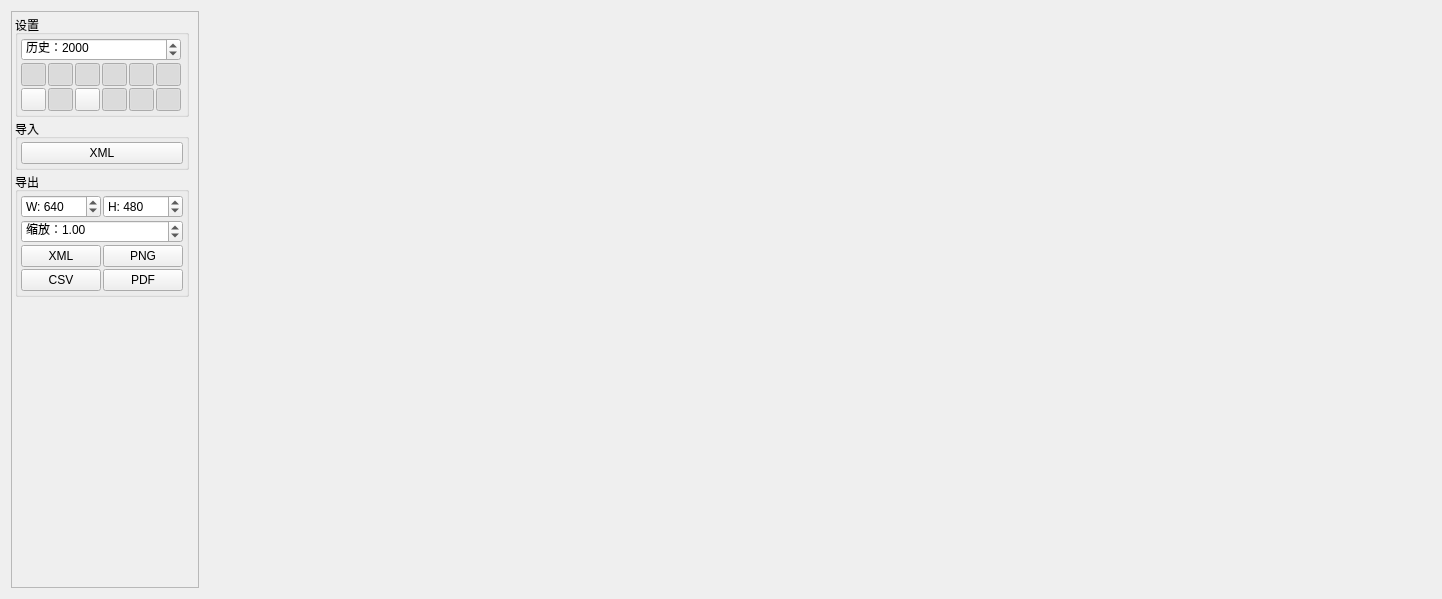
<?xml version="1.0" encoding="UTF-8"?>
<ui version="4.0">
 <class>ExperimentPlot</class>
 <widget class="QWidget" name="ExperimentPlot">
  <property name="geometry">
   <rect>
    <x>0</x>
    <y>0</y>
    <width>1442</width>
    <height>599</height>
   </rect>
  </property>
  <property name="windowTitle">
   <string>Form</string>
  </property>
  <layout class="QHBoxLayout" name="horizontalLayout">
   <item>
    <widget class="QScrollArea" name="scrollArea">
     <property name="horizontalScrollBarPolicy">
      <enum>Qt::ScrollBarAlwaysOff</enum>
     </property>
     <property name="widgetResizable">
      <bool>true</bool>
     </property>
     <widget class="QWidget" name="scrollAreaWidgetContents">
      <property name="geometry">
       <rect>
        <x>0</x>
        <y>0</y>
        <width>188</width>
        <height>579</height>
       </rect>
      </property>
      <layout class="QVBoxLayout" name="verticalLayout_2">
       <property name="spacing">
        <number>2</number>
       </property>
       <property name="leftMargin">
        <number>3</number>
       </property>
       <property name="topMargin">
        <number>3</number>
       </property>
       <property name="rightMargin">
        <number>9</number>
       </property>
       <property name="bottomMargin">
        <number>3</number>
       </property>
       <item>
        <widget class="QGroupBox" name="groupBox_3">
         <property name="title">
          <string>设置</string>
         </property>
         <layout class="QGridLayout" name="gridLayout_2">
          <property name="leftMargin">
           <number>3</number>
          </property>
          <property name="topMargin">
           <number>3</number>
          </property>
          <property name="rightMargin">
           <number>3</number>
          </property>
          <property name="bottomMargin">
           <number>3</number>
          </property>
          <property name="spacing">
           <number>2</number>
          </property>
          <item row="2" column="4">
           <widget class="QToolButton" name="experimentHZoomButton">
            <property name="maximumSize">
             <size>
              <width>25</width>
              <height>25</height>
             </size>
            </property>
            <property name="toolTip">
             <string>启用水平缩放</string>
            </property>
            <property name="text">
             <string/>
            </property>
            <property name="checkable">
             <bool>true</bool>
            </property>
            <property name="checked">
             <bool>true</bool>
            </property>
           </widget>
          </item>
          <item row="2" column="5">
           <widget class="QToolButton" name="experimentVZoomButton">
            <property name="maximumSize">
             <size>
              <width>25</width>
              <height>25</height>
             </size>
            </property>
            <property name="toolTip">
             <string>启用垂直缩放</string>
            </property>
            <property name="text">
             <string/>
            </property>
            <property name="checkable">
             <bool>true</bool>
            </property>
            <property name="checked">
             <bool>true</bool>
            </property>
           </widget>
          </item>
          <item row="2" column="3">
           <widget class="QToolButton" name="experimentAutoScaleButton">
            <property name="maximumSize">
             <size>
              <width>25</width>
              <height>25</height>
             </size>
            </property>
            <property name="toolTip">
             <string>收到采样时自动缩放图表</string>
            </property>
            <property name="text">
             <string/>
            </property>
            <property name="checkable">
             <bool>true</bool>
            </property>
            <property name="checked">
             <bool>true</bool>
            </property>
           </widget>
          </item>
          <item row="0" column="0" colspan="6">
           <widget class="QSpinBox" name="experimentHistoryBox">
            <property name="toolTip">
             <string>图表超过此大小时丢弃旧采样</string>
            </property>
            <property name="prefix">
             <string>历史：</string>
            </property>
            <property name="minimum">
             <number>2</number>
            </property>
            <property name="maximum">
             <number>10000</number>
            </property>
            <property name="singleStep">
             <number>50</number>
            </property>
            <property name="value">
             <number>2000</number>
            </property>
           </widget>
          </item>
          <item row="1" column="1">
           <widget class="QToolButton" name="experimentGraph2Button">
            <property name="sizePolicy">
             <sizepolicy hsizetype="Minimum" vsizetype="Fixed">
              <horstretch>0</horstretch>
              <verstretch>0</verstretch>
             </sizepolicy>
            </property>
            <property name="maximumSize">
             <size>
              <width>25</width>
              <height>25</height>
             </size>
            </property>
            <property name="toolTip">
             <string>显示此图表</string>
            </property>
            <property name="text">
             <string/>
            </property>
            <property name="checkable">
             <bool>true</bool>
            </property>
            <property name="checked">
             <bool>true</bool>
            </property>
           </widget>
          </item>
          <item row="2" column="2">
           <widget class="QToolButton" name="experimentScatterButton">
            <property name="maximumSize">
             <size>
              <width>25</width>
              <height>25</height>
             </size>
            </property>
            <property name="toolTip">
             <string>使用散点图</string>
            </property>
            <property name="text">
             <string/>
            </property>
            <property name="checkable">
             <bool>true</bool>
            </property>
           </widget>
          </item>
          <item row="1" column="0">
           <widget class="QToolButton" name="experimentGraph1Button">
            <property name="sizePolicy">
             <sizepolicy hsizetype="Minimum" vsizetype="Fixed">
              <horstretch>0</horstretch>
              <verstretch>0</verstretch>
             </sizepolicy>
            </property>
            <property name="maximumSize">
             <size>
              <width>25</width>
              <height>25</height>
             </size>
            </property>
            <property name="toolTip">
             <string>显示此图表</string>
            </property>
            <property name="text">
             <string/>
            </property>
            <property name="checkable">
             <bool>true</bool>
            </property>
            <property name="checked">
             <bool>true</bool>
            </property>
           </widget>
          </item>
          <item row="1" column="2">
           <widget class="QToolButton" name="experimentGraph3Button">
            <property name="sizePolicy">
             <sizepolicy hsizetype="Minimum" vsizetype="Fixed">
              <horstretch>0</horstretch>
              <verstretch>0</verstretch>
             </sizepolicy>
            </property>
            <property name="maximumSize">
             <size>
              <width>25</width>
              <height>25</height>
             </size>
            </property>
            <property name="toolTip">
             <string>显示此图表</string>
            </property>
            <property name="text">
             <string/>
            </property>
            <property name="checkable">
             <bool>true</bool>
            </property>
            <property name="checked">
             <bool>true</bool>
            </property>
           </widget>
          </item>
          <item row="1" column="3">
           <widget class="QToolButton" name="experimentGraph4Button">
            <property name="sizePolicy">
             <sizepolicy hsizetype="Minimum" vsizetype="Fixed">
              <horstretch>0</horstretch>
              <verstretch>0</verstretch>
             </sizepolicy>
            </property>
            <property name="maximumSize">
             <size>
              <width>25</width>
              <height>25</height>
             </size>
            </property>
            <property name="toolTip">
             <string>显示此图表</string>
            </property>
            <property name="text">
             <string/>
            </property>
            <property name="checkable">
             <bool>true</bool>
            </property>
            <property name="checked">
             <bool>true</bool>
            </property>
           </widget>
          </item>
          <item row="1" column="4">
           <widget class="QToolButton" name="experimentGraph5Button">
            <property name="maximumSize">
             <size>
              <width>25</width>
              <height>25</height>
             </size>
            </property>
            <property name="text">
             <string/>
            </property>
            <property name="checkable">
             <bool>true</bool>
            </property>
            <property name="checked">
             <bool>true</bool>
            </property>
           </widget>
          </item>
          <item row="1" column="5">
           <widget class="QToolButton" name="experimentGraph6Button">
            <property name="maximumSize">
             <size>
              <width>25</width>
              <height>25</height>
             </size>
            </property>
            <property name="text">
             <string/>
            </property>
            <property name="checkable">
             <bool>true</bool>
            </property>
            <property name="checked">
             <bool>true</bool>
            </property>
           </widget>
          </item>
          <item row="2" column="0">
           <widget class="QToolButton" name="experimentClearDataButton">
            <property name="maximumSize">
             <size>
              <width>25</width>
              <height>25</height>
             </size>
            </property>
            <property name="toolTip">
             <string>清除图表数据</string>
            </property>
            <property name="text">
             <string/>
            </property>
           </widget>
          </item>
          <item row="2" column="1">
           <widget class="QToolButton" name="experimentShowLineButton">
            <property name="maximumSize">
             <size>
              <width>25</width>
              <height>25</height>
             </size>
            </property>
            <property name="toolTip">
             <string>LinePlot</string>
            </property>
            <property name="text">
             <string/>
            </property>
            <property name="checkable">
             <bool>true</bool>
            </property>
            <property name="checked">
             <bool>true</bool>
            </property>
           </widget>
          </item>
         </layout>
        </widget>
       </item>
       <item>
        <widget class="QGroupBox" name="groupBox">
         <property name="title">
          <string>导入</string>
         </property>
         <layout class="QVBoxLayout" name="verticalLayout">
          <property name="spacing">
           <number>2</number>
          </property>
          <property name="leftMargin">
           <number>3</number>
          </property>
          <property name="topMargin">
           <number>3</number>
          </property>
          <property name="rightMargin">
           <number>3</number>
          </property>
          <property name="bottomMargin">
           <number>3</number>
          </property>
          <item>
           <widget class="QPushButton" name="experimentLoadXmlButton">
            <property name="text">
             <string>XML</string>
            </property>
           </widget>
          </item>
         </layout>
        </widget>
       </item>
       <item>
        <widget class="QGroupBox" name="groupBox_2">
         <property name="title">
          <string>导出</string>
         </property>
         <layout class="QGridLayout" name="gridLayout">
          <property name="leftMargin">
           <number>3</number>
          </property>
          <property name="topMargin">
           <number>3</number>
          </property>
          <property name="rightMargin">
           <number>3</number>
          </property>
          <property name="bottomMargin">
           <number>3</number>
          </property>
          <property name="spacing">
           <number>2</number>
          </property>
          <item row="0" column="1">
           <widget class="QSpinBox" name="experimentHBox">
            <property name="toolTip">
             <string>导出高度</string>
            </property>
            <property name="prefix">
             <string>H: </string>
            </property>
            <property name="maximum">
             <number>4000</number>
            </property>
            <property name="value">
             <number>480</number>
            </property>
           </widget>
          </item>
          <item row="2" column="0">
           <widget class="QPushButton" name="experimentSaveXmlButton">
            <property name="text">
             <string>XML</string>
            </property>
           </widget>
          </item>
          <item row="0" column="0">
           <widget class="QSpinBox" name="experimentWBox">
            <property name="toolTip">
             <string>导出宽度</string>
            </property>
            <property name="prefix">
             <string>W: </string>
            </property>
            <property name="maximum">
             <number>4000</number>
            </property>
            <property name="value">
             <number>640</number>
            </property>
           </widget>
          </item>
          <item row="3" column="0">
           <widget class="QPushButton" name="experimentSaveCsvButton">
            <property name="text">
             <string>CSV</string>
            </property>
           </widget>
          </item>
          <item row="2" column="1">
           <widget class="QPushButton" name="experimentSavePngButton">
            <property name="text">
             <string>PNG</string>
            </property>
           </widget>
          </item>
          <item row="3" column="1">
           <widget class="QPushButton" name="experimentSavePdfButton">
            <property name="text">
             <string>PDF</string>
            </property>
           </widget>
          </item>
          <item row="1" column="0" colspan="2">
           <widget class="QDoubleSpinBox" name="experimentScaleBox">
            <property name="toolTip">
             <string>导出缩放</string>
            </property>
            <property name="prefix">
             <string>缩放：</string>
            </property>
            <property name="singleStep">
             <double>0.100000000000000</double>
            </property>
            <property name="value">
             <double>1.000000000000000</double>
            </property>
           </widget>
          </item>
         </layout>
        </widget>
       </item>
       <item>
        <spacer name="verticalSpacer">
         <property name="orientation">
          <enum>Qt::Vertical</enum>
         </property>
         <property name="sizeHint" stdset="0">
          <size>
           <width>20</width>
           <height>256</height>
          </size>
         </property>
        </spacer>
       </item>
      </layout>
     </widget>
    </widget>
   </item>
   <item>
    <widget class="QCustomPlot" name="experimentPlot" native="true">
     <property name="sizePolicy">
      <sizepolicy hsizetype="MinimumExpanding" vsizetype="MinimumExpanding">
       <horstretch>1</horstretch>
       <verstretch>0</verstretch>
      </sizepolicy>
     </property>
    </widget>
   </item>
  </layout>
 </widget>
 <customwidgets>
  <customwidget>
   <class>QCustomPlot</class>
   <extends>QWidget</extends>
   <header>widgets/qcustomplot.h</header>
   <container>1</container>
  </customwidget>
 </customwidgets>
 <resources/>
 <connections/>
</ui>
